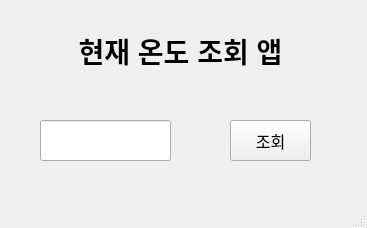
<?xml version="1.0" encoding="UTF-8"?>
<ui version="4.0">
 <class>MainWindow</class>
 <widget class="QMainWindow" name="MainWindow">
  <property name="geometry">
   <rect>
    <x>0</x>
    <y>0</y>
    <width>367</width>
    <height>228</height>
   </rect>
  </property>
  <property name="windowTitle">
   <string>MainWindow</string>
  </property>
  <widget class="QWidget" name="centralwidget">
   <widget class="QLabel" name="label">
    <property name="geometry">
     <rect>
      <x>20</x>
      <y>20</y>
      <width>321</width>
      <height>61</height>
     </rect>
    </property>
    <property name="font">
     <font>
      <pointsize>21</pointsize>
      <weight>75</weight>
      <bold>true</bold>
     </font>
    </property>
    <property name="text">
     <string>현재 온도 조회 앱</string>
    </property>
    <property name="alignment">
     <set>Qt::AlignCenter</set>
    </property>
   </widget>
   <widget class="QLineEdit" name="lineEdit">
    <property name="geometry">
     <rect>
      <x>40</x>
      <y>120</y>
      <width>131</width>
      <height>41</height>
     </rect>
    </property>
   </widget>
   <widget class="QPushButton" name="pushButton">
    <property name="geometry">
     <rect>
      <x>230</x>
      <y>120</y>
      <width>81</width>
      <height>41</height>
     </rect>
    </property>
    <property name="font">
     <font>
      <pointsize>12</pointsize>
     </font>
    </property>
    <property name="text">
     <string>조회</string>
    </property>
   </widget>
  </widget>
  <widget class="QMenuBar" name="menubar">
   <property name="geometry">
    <rect>
     <x>0</x>
     <y>0</y>
     <width>367</width>
     <height>21</height>
    </rect>
   </property>
  </widget>
  <widget class="QStatusBar" name="statusbar"/>
 </widget>
 <resources/>
 <connections/>
</ui>
